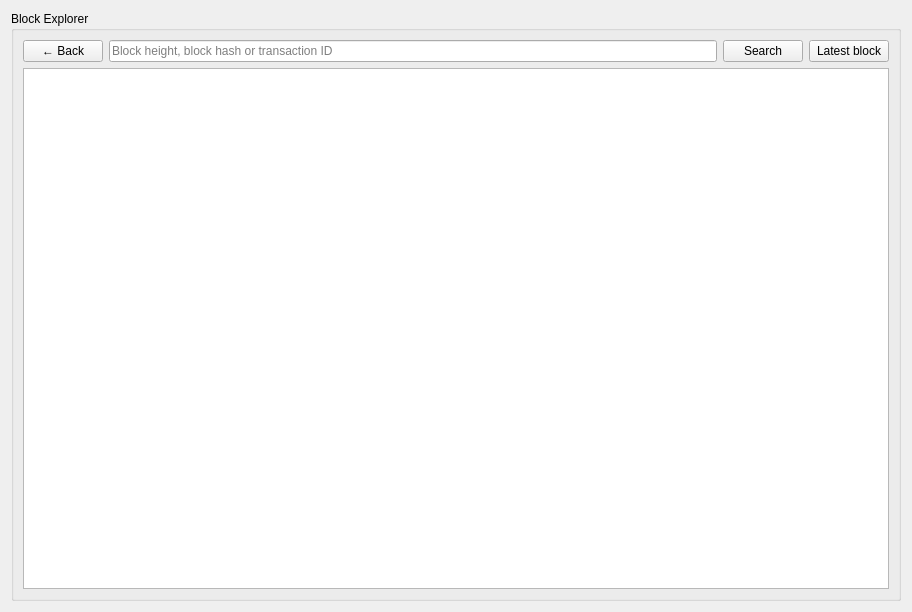
<?xml version="1.0" encoding="UTF-8"?>
<ui version="4.0">
 <class>ExplorerPage</class>
 <widget class="QWidget" name="ExplorerPage">
  <property name="geometry">
   <rect>
    <x>0</x>
    <y>0</y>
    <width>912</width>
    <height>612</height>
   </rect>
  </property>
  <property name="windowTitle">
   <string>Block Explorer</string>
  </property>
  <layout class="QVBoxLayout" name="explorerLayout">
   <item>
    <widget class="QGroupBox" name="explorerGroup">
     <property name="title">
      <string>Block Explorer</string>
     </property>
     <layout class="QVBoxLayout" name="explorerGroupLayout">
      <item>
       <layout class="QHBoxLayout" name="searchLayout">
        <item>
         <widget class="QPushButton" name="backButton">
          <property name="toolTip">
           <string>Go back to the previous block or transaction</string>
          </property>
          <property name="text">
           <string>&#8592; Back</string>
          </property>
         </widget>
        </item>
        <item>
         <widget class="QLineEdit" name="searchBox">
          <property name="placeholderText">
           <string>Block height, block hash or transaction ID</string>
          </property>
         </widget>
        </item>
        <item>
         <widget class="QPushButton" name="searchButton">
          <property name="text">
           <string>Search</string>
          </property>
         </widget>
        </item>
        <item>
         <widget class="QPushButton" name="latestButton">
          <property name="toolTip">
           <string>Show the newest block</string>
          </property>
          <property name="text">
           <string>Latest block</string>
          </property>
         </widget>
        </item>
       </layout>
      </item>
      <item>
       <widget class="QTextBrowser" name="resultView">
        <property name="openLinks">
         <bool>false</bool>
        </property>
       </widget>
      </item>
     </layout>
    </widget>
   </item>
  </layout>
 </widget>
 <resources/>
 <connections/>
</ui>
